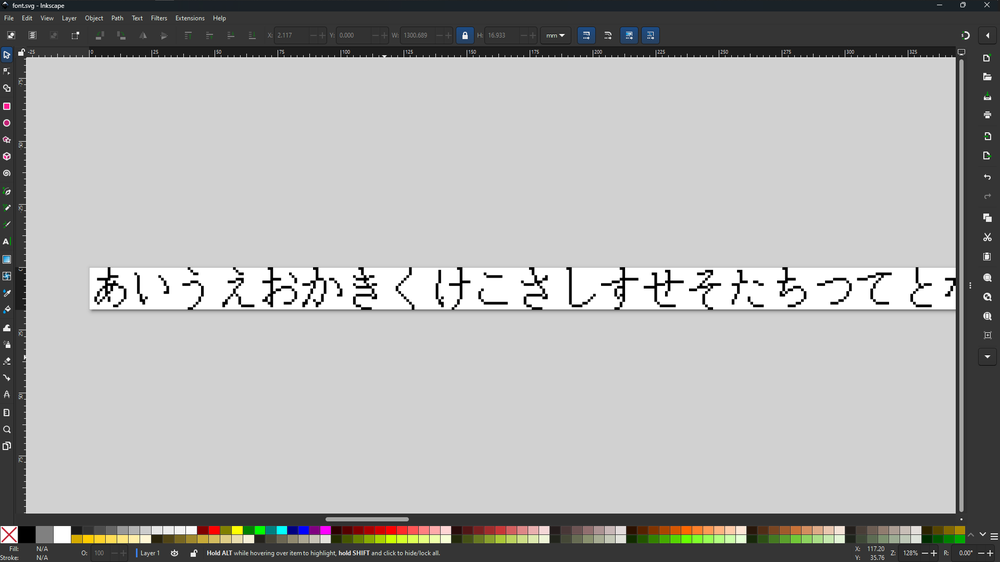
#> input picture img/example.png, 1000 x 562 px, shrunk from 1920 x 1079 before the run
$ python -i convert.py   (imports and definitions only)
#> lines starting #> are read from the running program, lines starting #| are printed output that depends on the picture
import os
import argparse
from PIL import Image
import numpy as np

def create_bmp(src, char_width = 64, dot_bmp_width = 16):
#> called with src = 'img/example.png', char_width = 64, dot_bmp_width = 16
    if not os.path.exists(src):
        print(f"Error: Source image not found at '{src}'")
        print("A test image will be created. Please run the script again with the test image.")
        return

    try:
        img = Image.open(src).convert('L') # Convert to grayscale
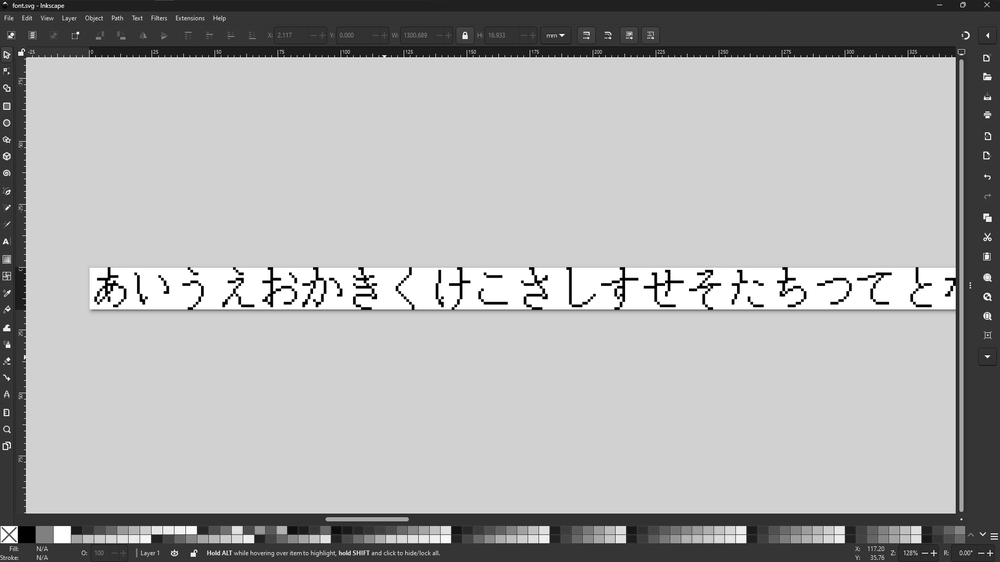
#> img: PIL image 1000x562 L; min 0, max 255, mean 173.9
    except Exception as e:
        print(f"Error opening or processing image: {e}")
        return


    # Number of characters in the font map
    num_chars = img.width // char_width
#> num_chars = 15

    # Size of the sub cell
    cell_size = char_width // dot_bmp_width

    # If half of the pixels in the cell are black then it's determined to be a dot
    threshold = (cell_size * cell_size) // 2

    # Threshold for black
    black_threshold = 128

    for i in range(num_chars):
        left = i * char_width
        top = 0
        right = left + char_width
        bottom = char_width

        char_img = img.crop((left, top, right, bottom))

        bitmap_data = np.zeros((dot_bmp_width,dot_bmp_width), dtype=int)
        for y in range(dot_bmp_width):
            for x in range(dot_bmp_width):
                cell_left = x * cell_size
                cell_top = y * cell_size
                cell_right = cell_left + cell_size
                cell_bottom = cell_top + cell_size

                cell_img = char_img.crop((cell_left, cell_top, cell_right, cell_bottom))

                black_pixel_count = 0
                for pixel in cell_img.getdata():
                    if pixel < black_threshold:
                        black_pixel_count += 1

                bitmap_data[y][x] = 1 if black_pixel_count > threshold else 0

        # flatten
        flat_bits = bitmap_data.flatten()

        # group into bytes
        byte_chunks = np.reshape(flat_bits, (-1, 8))

        byte_list = []
        for chunk in byte_chunks:
            # pack bits
            packed_byte = np.packbits(chunk, bitorder='big')[0]
            byte_list.append(packed_byte)

        binary_data = bytes(byte_list)

        with open("./out/%d.bin" % i, 'wb') as f_out:
            f_out.write(binary_data)
#> this loop made 15 passes
#> pass 1, in create_bmp, `char_img = img.crop((left, top, right, bottom))`:
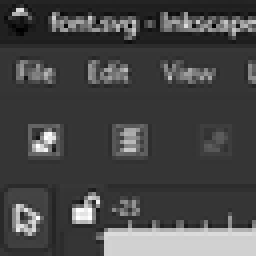
#> char_img: PIL image 64x64 L (shown 4 times larger); min 0, max 255, mean 70.8
#> pass 2, in create_bmp, `char_img = img.crop((left, top, right, bottom))`:
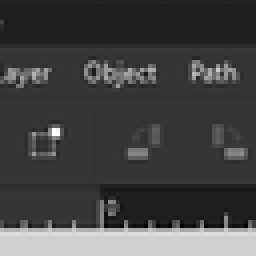
#> char_img: PIL image 64x64 L (shown 4 times larger); min 0, max 255, mean 68.1
#> pass 3, in create_bmp, `char_img = img.crop((left, top, right, bottom))`:
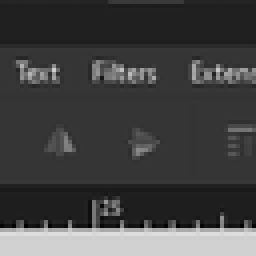
#> char_img: PIL image 64x64 L (shown 4 times larger); min 0, max 222, mean 66.3


# [27 lines not run here, left out]

>>> result = create_bmp('img/example.png')
